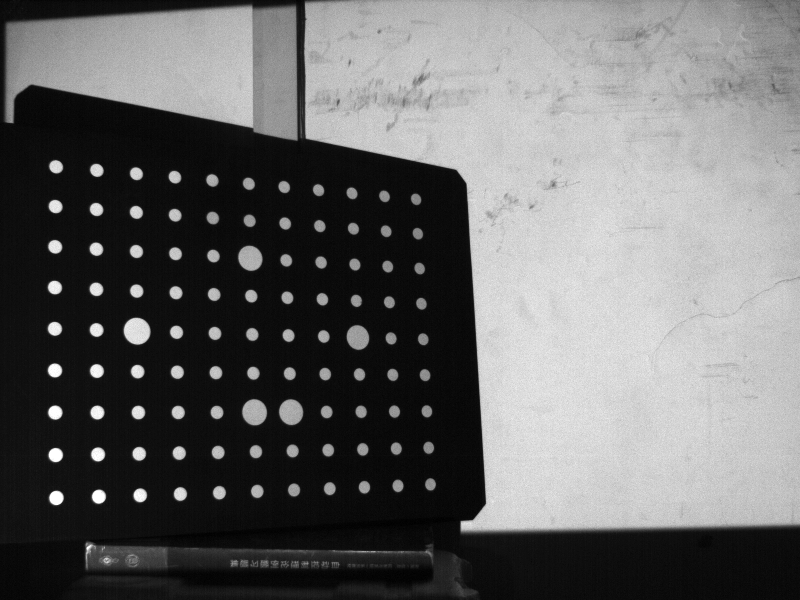
//> input picture interesting/CalibrationAlone/n19.bmp, 800 x 600 px
$ ./CalibrationAlone   (built with g++ and OpenCV 4)
//> lines starting //> are read from the running program, lines starting //| are printed output that depends on the picture; after the words box and inside, x2 and y2 are one past the last pixel; in counts of white or black regions, pixels touching at a corner belong together
// CalibrationAlone.cpp : 定义控制台应用程序的入口点。
//

#include "stdafx.h"
#include <stdlib.h>
#include <fstream>
#include <iostream>
#include <opencv\cv.h>
#include <opencv\highgui.h>
#include <time.h>
#include <complex>
#include <math.h>

// [425 lines of commented-out code are left out]

struct Line
{
	float k;
	float b;
};
bool PrintContour(char* path,CvSeq* countour);
bool AutoCanny(IplImage* src, IplImage* dst, float thresh);
bool SaveMat(char* path, CvMat* Mat,uchar flag);
bool DrawBox(CvBox2D box, IplImage* img);
CvBox2D CheckMate(CvSeq* contour, IplImage* src);
float PointFilter(int x, int y, IplImage* src, CvMat* mat);
CvPoint2D32f GetTrueBorder(CvPoint point, IplImage* src,CvMat* sobelx,CvMat* sobely);
bool GetIndex(CvMat* index, CvBox2D* Ellipse, int num);
// [4 lines left out: function GetPointLength, not called in this run]
bool ShowPoint(IplImage* Draw, CvBox2D* Ellipse, CvMat* Index);
bool SaveEllipse(char* path, CvBox2D *ellipse, int num);
std::complex<double> sqrtn(const std::complex<double>&x, double n);
void Ferrari(std::complex<double> x[4]
	, std::complex<double> a
	, std::complex<double> b
	, std::complex<double> c
	, std::complex<double> d
	, std::complex<double> e);
std::vector<double> BoxEllipseConvert(CvBox2D Elli);
bool EllipseSharedTang(std::vector<double> Elli1,std::vector<double> Elli2,CvMat* line,CvMat* Pair);
bool EllipseTangK(std::vector<double> Elli, float k, CvPoint2D32f pt[2], Line line[2]);
bool EllipseTangK(std::vector<double> Elli, double k, CvPoint2D32f pt[2], Line line[2]);
bool EllipsePairPoint(CvBox2D b1, CvBox2D b2, CvMat PointPair);
bool EllipseRealMiddle(CvBox2D src[99], CvPoint2D32f dst[99], CvMat* index);
CvPoint2D32f RealCenter(CvPoint2D32f pt[4]);
bool GetPlateDirection(CvBox2D five[99], uchar& Direct);
bool GetBigFive(CvBox2D src[99], CvBox2D five[5]);
CvPoint2D32f FourPointMiddle(CvPoint2D32f src[4],CvPoint2D32f perp[4]);
bool SavePtIndex(char* path, CvPoint2D32f* pt, int length);
bool IsItEllipse(CvSeq* ellipse);

//the difficulty is the fear itself
int _tmain(int argc, char** argv)
{
	IplImage* raw = cvLoadImage("n19.bmp", CV_LOAD_IMAGE_ANYDEPTH);
//> raw is the input picture: 600 rows x 800 cols, CV_8UC1; min 0, max 255, mean 103.7
	IplImage* Bin = cvCreateImage(cvGetSize(raw), 8, 1);
	IplImage* dst = cvCreateImage(cvGetSize(raw), 8, 1);
	char path[32];
	int i = 0, j = 0;
	uint32_t cnt=0;
	cvSmooth(raw, raw);
	cvThreshold(raw, Bin, 38, 255, CV_THRESH_BINARY);
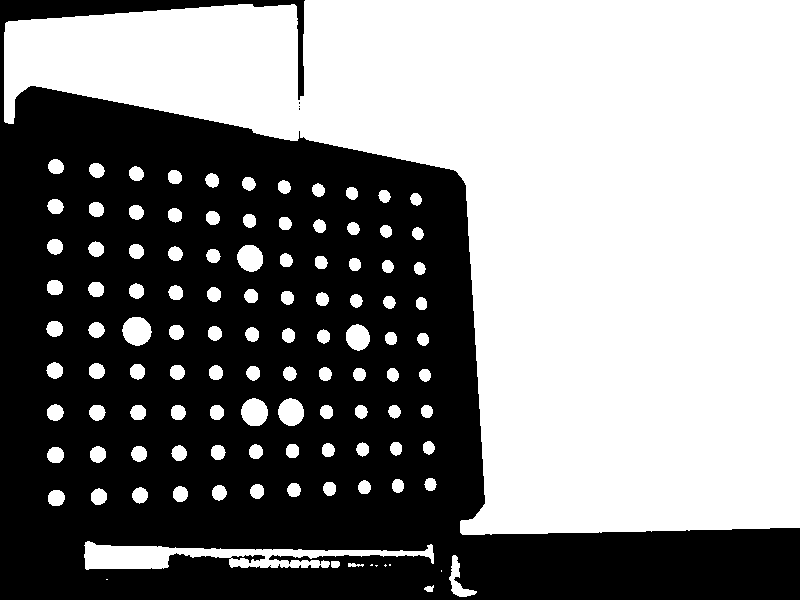
//> Bin: 600 rows x 800 cols, CV_8UC1; 52.7% white; 4 black regions (3 under 20 px), largest, box (x1, y1, x2, y2) and area: (0, 0, 800, 600) 227239
	AutoCanny(raw, dst, 0.98);
	cvShowImage("show", Bin);
	cvWaitKey(0);
	// get the contour of thresh
	CvSeq* BinThresh = NULL;
	CvSeq* CannyThresh = NULL;
	CvMemStorage *storage = cvCreateMemStorage(0);
	cvFindContours(Bin, storage, &BinThresh, 88, CV_RETR_CCOMP, CV_CHAIN_APPROX_NONE);
	cvFindContours(dst, storage, &CannyThresh, 88, CV_RETR_CCOMP, CV_CHAIN_APPROX_NONE);
	cvCopy(raw, Bin);

	CvSeq* loop = NULL;
	loop = BinThresh;
	CvBox2D Box;
	CvBox2D Ellipse[99];
	memset(Ellipse, 0, sizeof(CvBox2D));
	while (loop)
	{
		Box = cvMinAreaRect2(loop, storage);
		if (Box.size.height*Box.size.width>36 && Box.size.height*Box.size.width<1500)
		{
			float rate = Box.size.height / Box.size.width;
			if (rate<1.8&&rate>0.6)
			{
				//sprintf(path, "Bin%d%d.txt", (int)Box.center.x, (int)Box.center.y);
				//PrintContour(path, loop);
				CvBox2D Ellibox = cvFitEllipse2(loop);
				float elliratio = Ellibox.size.height / Ellibox.size.width;

					if (Box.center.y>506)
					{
						Box.center.y=Box.center.y + 1;
					}
					cnt++;


			}
		}
		loop = loop->h_next;
	}

	cnt = 0;
	loop = BinThresh;
	while (loop)
	{
		Box = cvMinAreaRect2(loop, storage);
		if (Box.size.height*Box.size.width>36 && Box.size.height*Box.size.width<1500)
		{
			float rate = Box.size.height / Box.size.width;
			if (rate<1.8&&rate>0.6)
			{
				//sprintf(path, "Bin%d%d.txt", (int)Box.center.x, (int)Box.center.y);
				//PrintContour(path, loop);
				CvBox2D Ellibox = cvFitEllipse2(loop);
				if (Box.size.height*Box.size.width>=0.9*Ellibox.size.height*Ellibox.size.width)
				{
					Ellipse[cnt] = CheckMate(loop, raw);
					DrawBox(Ellipse[cnt], Bin);
					cnt++;
				}

			}
		}
		loop = loop->h_next;
	}

	CvMat* Mat = cvCreateMat(9,11,CV_32SC2);
	GetIndex(Mat, Ellipse, 99);
	SaveEllipse("ellipse.txt", Ellipse, 99);

	CvPoint2D32f Real[99];
	EllipseRealMiddle( Ellipse, Real, Mat);
	SavePtIndex("pt4.txt", Real, 99);
	// [51 lines of commented-out code are left out]
	IplImage *color = cvCreateImage(cvGetSize(Bin), 8, 3);
	cvConvertImage(Bin, color, CV_GRAY2BGR);
	ShowPoint(color, Ellipse, Mat);
	std::cout << "point sum is " << cnt << '\n';
	cvShowImage("show", color);
	cvWaitKey(0);

	cnt = 0;
	loop = CannyThresh;
	while (loop)
	{
		Box = cvMinAreaRect2(loop, storage);
		if (Box.size.height*Box.size.width>36 && Box.size.height*Box.size.width<1500)
		{
			float rate = Box.size.height / Box.size.width;
			if (rate<1.7&&rate>0.6)
			{
				//sprintf(path, "Can%d%d.txt", (int)Box.center.x, (int)Box.center.y);
				//PrintContour(path, loop);
				DrawBox(Box, dst);
				cnt++;
			}
		}
		loop = loop->h_next;
	}
	std::cout << "point sum is " << cnt << '\n';
	cvShowImage("show", dst);

	cvWaitKey(0);
	cvReleaseMemStorage(&storage);
	cvReleaseImage(&raw);
	cvReleaseImage(&dst);
	cvReleaseImage(&Bin);
	cvReleaseImage(&color);
	// [12 lines of commented-out code are left out]
	return 0;
}
bool AutoCanny(IplImage* src,IplImage* dst,float thresh)
{
//> called with thresh = 0.98
	if (src==NULL||dst==NULL)
	{
		return false;
	}
	int i=0, j=0;
	CvMat* dx = cvCreateMat(dst->height, dst->width, CV_32F);
	CvMat* dy = cvCreateMat(dst->height, dst->width, CV_32F);
	CvMat* grad = cvCreateMat(dst->height, dst->width, CV_32F);
	uint32_t check[64];
	float max=0;
	uint32_t cnt = 0;
	memset(check, 0, 64 * 4);
	cvSobel(src, dx, 1, 0);
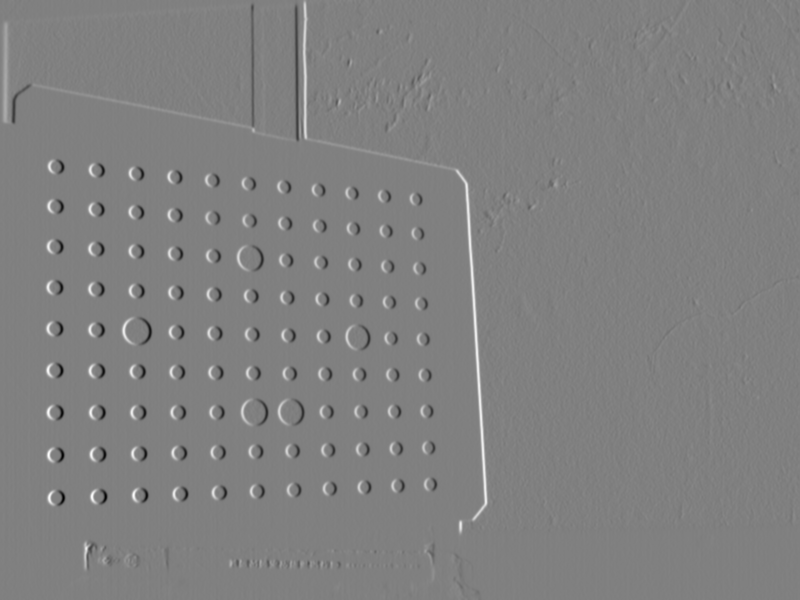
//> dx: 600 rows x 800 cols, CV_32FC1; min -660, max 651, mean 1.4; drawn with min black and max white
	cvSobel(src, dy, 0, 1);
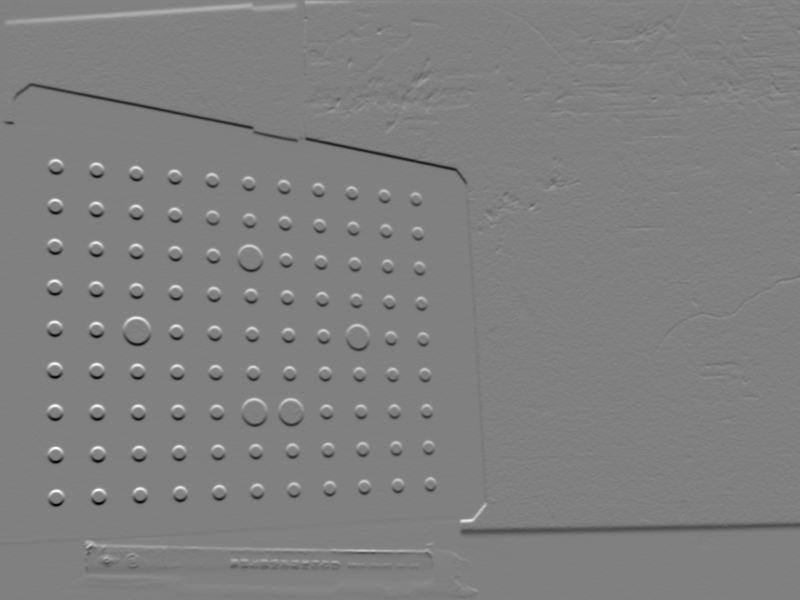
//> dy: 600 rows x 800 cols, CV_32FC1; min -673, max 663, mean -1; drawn with min black and max white
	for (i = 0; i <grad->height; i++)
	{
		for (j = 0; j <grad->width; j++)
		{
			grad->data.fl[i*grad->width + j] =
				sqrt(dx->data.fl[i*grad->width + j] * dx->data.fl[i*grad->width + j]
				+ dy->data.fl[i*grad->width + j] * dy->data.fl[i*grad->width + j]);
		}
	}
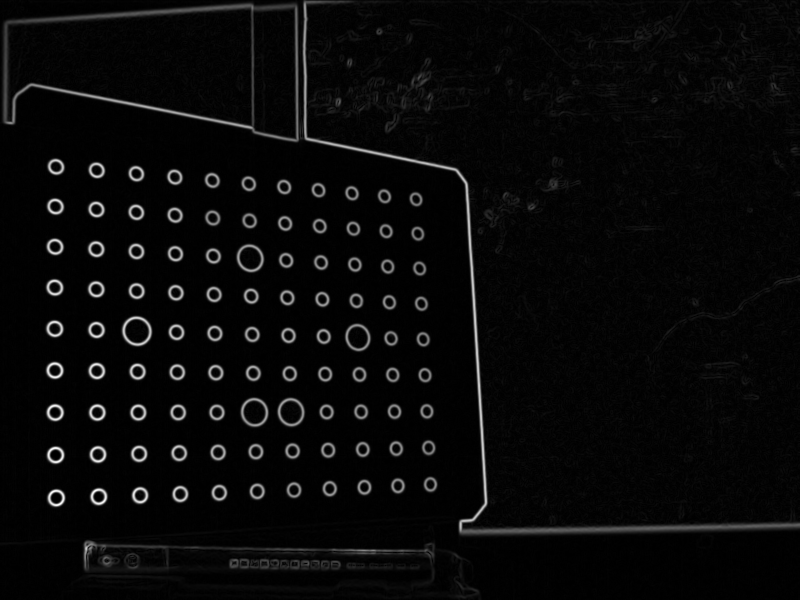
//> grad: 600 rows x 800 cols, CV_32FC1; min 0, max 704.4, mean 26.4; drawn with min black and max white
	for (i = 0; i < grad->height*grad->width; i++)
	{
		max=MAX(max,grad->data.fl[i]);
	}
//> this loop made 480000 passes
//> max on passes 1 to 3: 8.94, 8.94, 8.94
//> after the loop, max = 704.4
	for (i = 0; i <grad->height*grad->width; i++)
	{
		check[(uint32_t)(grad->data.fl[i] / (max + 1) * 64)]++;
	}
//> after the loop, check = 64 values, max 298770 at index 0, min 1 at index 63, mean 7500
	for ( i = 0; i < 64; i++)
	{
		cnt = cnt + check[i];
		if (cnt>grad->height*grad->width*thresh)
		{
			break;
		}
	}
//> this loop made 30 passes
//> cnt on passes 1 to 12: 298770, 402716, 429000, 438116, 443219, 446618, 448912, 450869, 452542, 453902, 455272, 456478
//> after the loop, cnt = 470503
	cvCanny(src, dst, i  * max / 64, i  * max / 128);
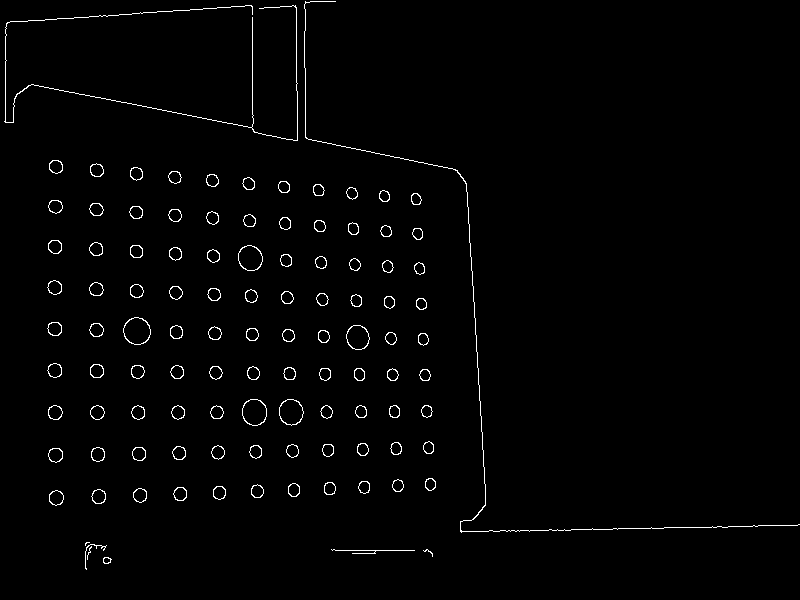
//> dst: 600 rows x 800 cols, CV_8UC1; 1.4% white in thin lines or dots
//> (the run ends here: the program stops with an error, at `cvFindContours(Bin, storage, &BinThresh, 88, CV_RETR_CCOMP, CV_CHAIN_A..`)

$ run again, with interesting/CalibrationAlone/testError.jpg saved as interesting/CalibrationAlone/n19.bmp
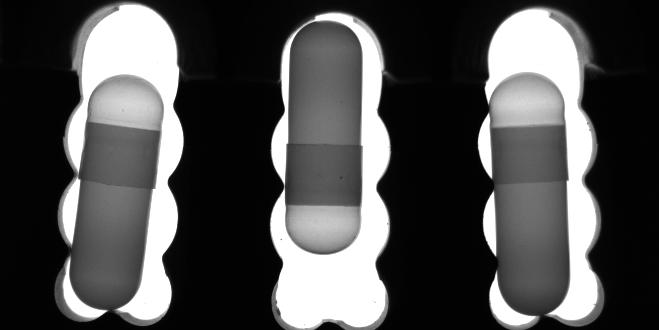
//> input picture interesting/CalibrationAlone/testError.jpg, 659 x 330 px
//> raw is the input picture: 330 rows x 659 cols, CV_8UC1; min 0, max 255, mean 78.4
//> Bin: 330 rows x 659 cols, CV_8UC1; 46.1% white; 3 white regions, box (x1, y1, x2, y2) and area: (54, 0, 185, 326) 33808, (269, 10, 392, 330) 33404, (477, 5, 605, 330) 33147
//> after the loop in AutoCanny, `for (i = 0; i <grad->height; i++)`:
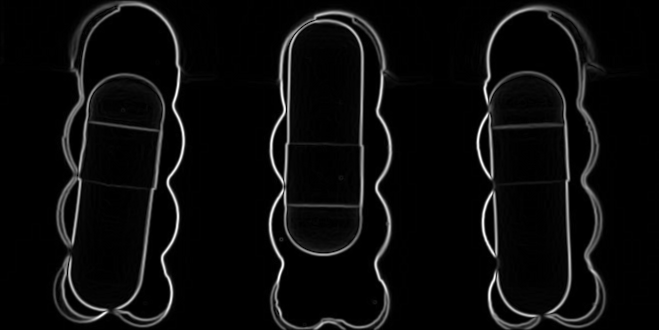
//> grad: 330 rows x 659 cols, CV_32FC1; min 0, max 756.2, mean 35.5; drawn with min black and max white
//> the loop in AutoCanny, `for (i = 0; i < grad->height*grad->width; i++)` made 217470 passes
//> max on passes 1 to 3: 4, 8, 8
//> after the loop in AutoCanny, `for (i = 0; i < grad->height*grad->width; i++)`: max = 756.2
//> after the loop in AutoCanny, `for (i = 0; i <grad->height*grad->width; i++)`: check = 64 values, max 163891 at index 0, min 6 at index 63, mean 3398
//> the loop in AutoCanny, `for ( i = 0; i < 64; i++)` made 37 passes
//> cnt on passes 1 to 8: 163891, 181694, 187080, 189834, 191875, 193410, 194765, 195921
//> after the loop in AutoCanny, `for ( i = 0; i < 64; i++)`: cnt = 213449
//> in AutoCanny, `cvCanny(src, dst, i  * max / 64, i  * max / 128);`:
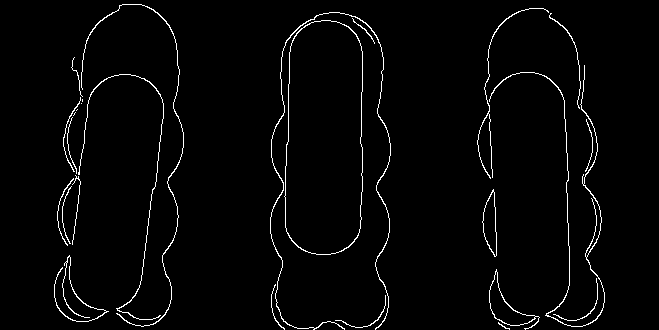
//> dst: 330 rows x 659 cols, CV_8UC1; 2.4% white in thin lines or dots, all inside (x1, y1, x2, y2) = (54, 4, 605, 330)

$ run again, with interesting/Release/test0.png saved as interesting/CalibrationAlone/n19.bmp
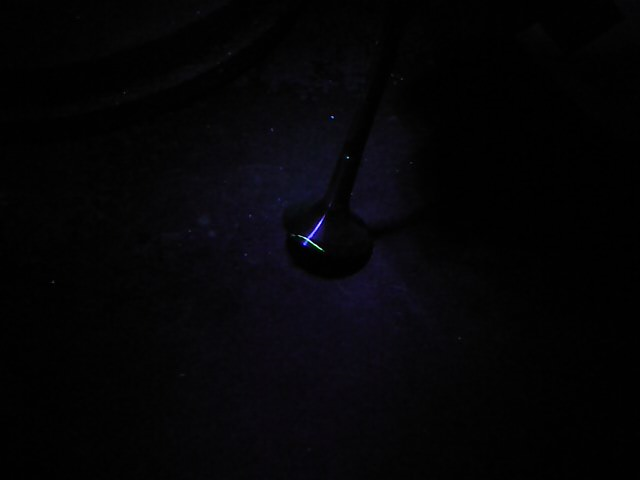
//> input picture interesting/Release/test0.png, 640 x 480 px
//> Bin: 480 rows x 640 cols, CV_8UC1; 0.08% white; 5 white regions (4 under 20 px), largest, box (x1, y1, x2, y2) and area: (298, 215, 325, 251) 223
//> in AutoCanny, `cvSobel(src, dx, 1, 0);`:
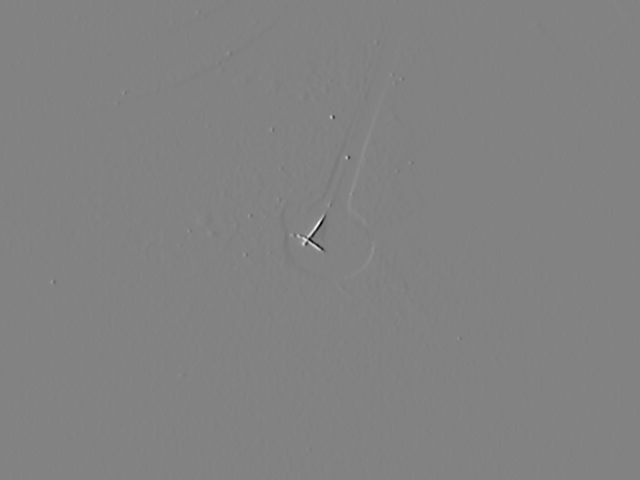
//> dx: 480 rows x 640 cols, CV_32FC1; min -441, max 422, mean 0; drawn with min black and max white
//> the loop in AutoCanny, `for (i = 0; i < grad->height*grad->width; i++)` made 307200 passes
//> max on passes 1 to 3: 4, 4, 4
//> after the loop in AutoCanny, `for (i = 0; i < grad->height*grad->width; i++)`: max = 571.1
//> after the loop in AutoCanny, `for (i = 0; i <grad->height*grad->width; i++)`: check = 64 values, max 295279 at index 0, min 0 at index 58, mean 4800
//> the loop in AutoCanny, `for ( i = 0; i < 64; i++)` made 2 passes
//> cnt on passes 1 to 2: 295279, 304437
//> after the loop in AutoCanny, `for ( i = 0; i < 64; i++)`: cnt = 304437
//> in AutoCanny, `cvCanny(src, dst, i  * max / 64, i  * max / 128);`:
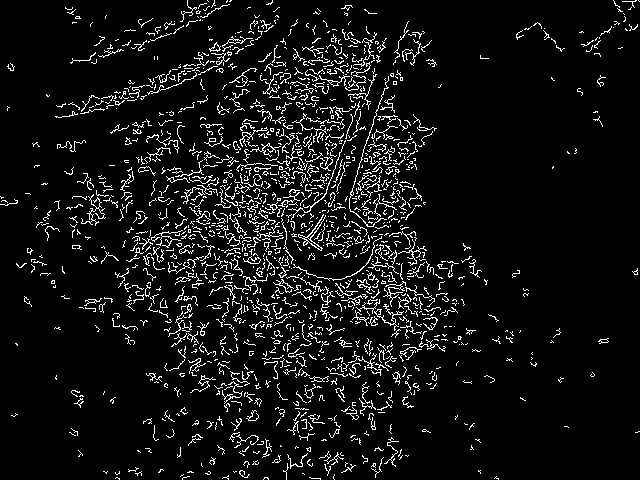
//> dst: 480 rows x 640 cols, CV_8UC1; 7.1% white in thin lines or dots
